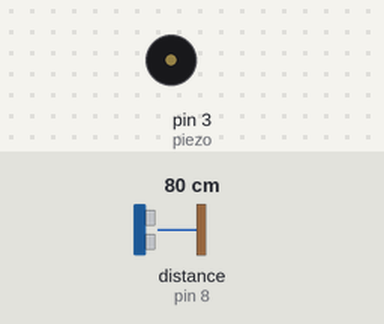
A sketch run on a simulated Arduino Uno, built with avr-gcc and run on an emulated ATmega328P. On the bench: buzzer (waves = sounding). Wiring (inferred from the names in the program): ultrasonic range finder: trigger pin 9; echo pin 8. The inputs (shaded band) are chosen by the test bench; at power-on: distance to the obstacle (sensor on pin 8) 80 cm. The echo pulse lasts 58.3 µs per cm.

Above: at 5.8 s.
5.9 s: distance to the obstacle (sensor on pin 8) set to 2 cm
At 11.0 s:
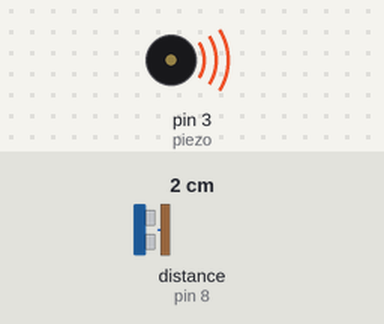
13.5 s: distance to the obstacle (sensor on pin 8) set to 4 cm
19.5 s: distance to the obstacle (sensor on pin 8) set to 7 cm
At 20.2 s:
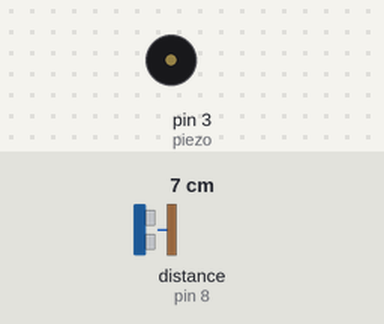
Timing chart, 0 to 22.5 s (numbered marks = the images above; inputs shaded):
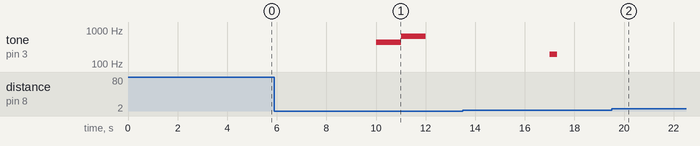

Measured:
- the behaviour switches between 5 and 6 cm on distance to the obstacle (sensor on pin 8) (found by bisection; images 1 and 2)
- after the input at 5.9 s, tone on pin 3 (piezo): silent → 440 Hz after 4.1 s, → 659 Hz 1.0 s later, → silent 1.0 s later
- after the input at 19.5 s, tone on pin 3 (piezo): stops changing and stays silent

The sketch:

FishTankOverfillSensorUltrasonicBuzzer.ino
```cpp
// (licence header left out)
int trigPin = 9;    // TRIG pin
int echoPin = 8;    // ECHO pin
const int piezo = 3;
const int warning = 5; //cm
const int alarm = 3; //cm


float duration, distance, d;

void setup() {
  // begin serial port for debugging. Line can probably be removed.
  Serial.begin (9600);

  // configure the trigger pin to output mode
  pinMode(trigPin, OUTPUT);
  // configure the echo pin to input mode
  pinMode(echoPin, INPUT);

  pinMode(piezo, OUTPUT);
}

void loop() {

  // Get distance in cm
  d = ultradist(trigPin,echoPin);
  // If distance less than 10cm
  if (d < warning){
    // If distance less than alarm cm, play alarm
    if (d < alarm){
      // Play high alert sound in Hz (A4 and E5) in 1s on, 1s off pattern
      tone(piezo, 440);
      delay(1000);
      tone(piezo,659.3);
      delay(1000);
      noTone(piezo);
    }
    else{
      // Warning
      //Play gentle alert sound in Hz (G3) in 0.3s on, 1.7s off pattern
      tone(piezo, 196);
      delay(300);
      noTone(piezo);
      delay(1700);
    }

  }

  delay(5000); //Wait 5s before next alarm sound; remove if you want the alarm to be harder to ignore.
}


// Function for the Ultrasonic sensor to read different distances. Returns distance in cm
float ultradist(int trigPin, int echoPin){
      digitalWrite(trigPin, HIGH);
      delayMicroseconds(10);
      digitalWrite(trigPin, LOW);

      // measure duration of pulse from ECHO pin
      duration = pulseIn(echoPin, HIGH);

      // calculate the distance
      d = 0.017 * duration;
      // Print current ultrasonic reading to the monitor for debugging purposes; comment out if not needed
      //Serial.println(d);
      return d; //current distance
}
```
